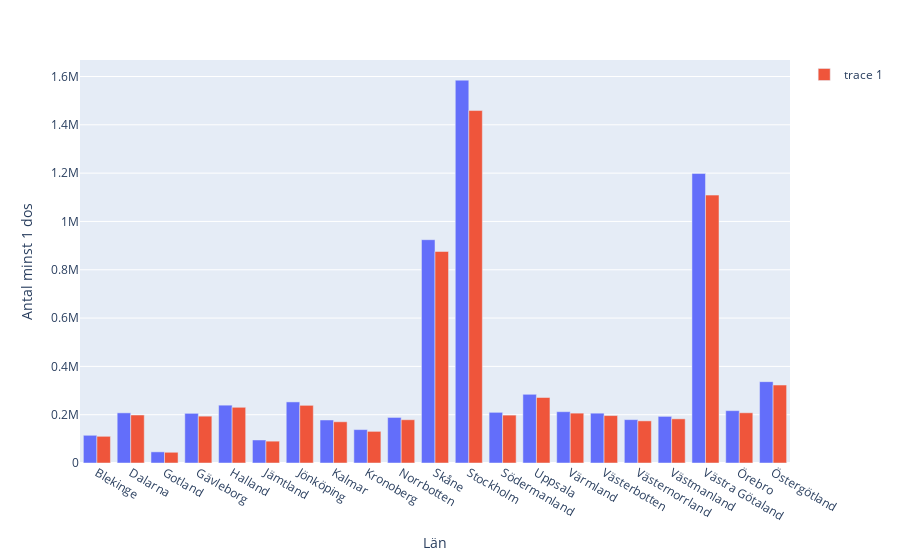

Notebook code for this chart:
### Code cell
import plotly.graph_objects as go

#Change title on y-axis
plot = px.bar(test, x=test.index, y="Antal minst 1 dos", labels={"Län_namn":"Län"})
plot.add_bar(x=test.index, y=test["Antal färdigvaccinerade"])
plot.update_layout(barmode='group')
plot.show()

### Figure 1 — Plotly figure (JSON) as saved in the notebook; plotly's stock layout.template omitted (floating-point values rounded to 4 significant figures)
{"data": [{"alignmentgroup": "True", "hovertemplate": "Län=%{x}<br>Antal minst 1 dos=%{y}<extra></extra>", "legendgroup": "", "marker": {"color": "#636efa", "pattern": {"shape": ""}}, "name": "", "offsetgroup": "", "orientation": "v", "showlegend": false, "textposition": "auto", "type": "bar", "x": ["Blekinge", "Dalarna", "Gotland", "Gävleborg", "Halland", "Jämtland", "Jönköping", "Kalmar", "Kronoberg", "Norrbotten", "Skåne", "Stockholm", "Södermanland", "Uppsala", "Värmland", "Västerbotten", "Västernorrland", "Västmanland", "Västra Götaland", "Örebro", "Östergötland"], "xaxis": "x", "y": [114711, 207596, 46143, 205563, 239400, 95357, 252915, 178030, 138254, 188604, 924401, 1584895, 209702, 284138, 212359, 206223, 179601, 193000, 1198310, 216725, 336692], "yaxis": "y"}, {"type": "bar", "x": ["Blekinge", "Dalarna", "Gotland", "Gävleborg", "Halland", "Jämtland", "Jönköping", "Kalmar", "Kronoberg", "Norrbotten", "Skåne", "Stockholm", "Södermanland", "Uppsala", "Värmland", "Västerbotten", "Västernorrland", "Västmanland", "Västra Götaland", "Örebro", "Östergötland"], "y": [110497, 198688, 44359, 193853, 230634, 90406, 238710, 170670, 130930, 179118, 875634, 1459095, 198260, 271144, 206427, 196346, 174331, 182788, 1108998, 207926, 322632]}], "layout": {"barmode": "group", "legend": {"tracegroupgap": 0}, "margin": {"t": 60}, "xaxis": {"anchor": "y", "domain": [0, 1], "title": {"text": "Län"}}, "yaxis": {"anchor": "x", "domain": [0, 1], "title": {"text": "Antal minst 1 dos"}}}}
